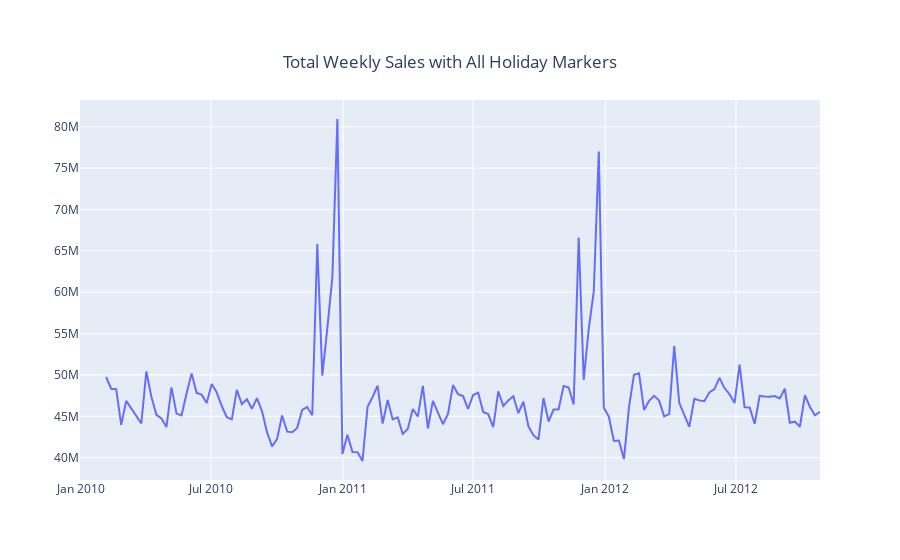

Notebook source saved alongside this figure:
### Code cell
# Total weekly sales
ymin=byDate.min()
ymax=byDate.max()

lin = go.Figure(data=go.Scatter(x=byDate.Date,y=byDate.Weekly_Sales, name='Weekly_Sales'))

final_wk = max(byDate.Date)
for index, row in holidays[holidays.Date <= final_wk].iterrows():
    lin.add_shape(type="line",
                   x0=row['Date'],
                   y0=ymin,
                   x1=row['Date'],
                   y1=ymax,
                   opacity=0.2)

lin.update_layout(title={
        'text': "Total Weekly Sales with All Holiday Markers",
        'y':0.9,
        'x':0.5,
        'xanchor': 'center',
        'yanchor': 'top'})
lin.show()
